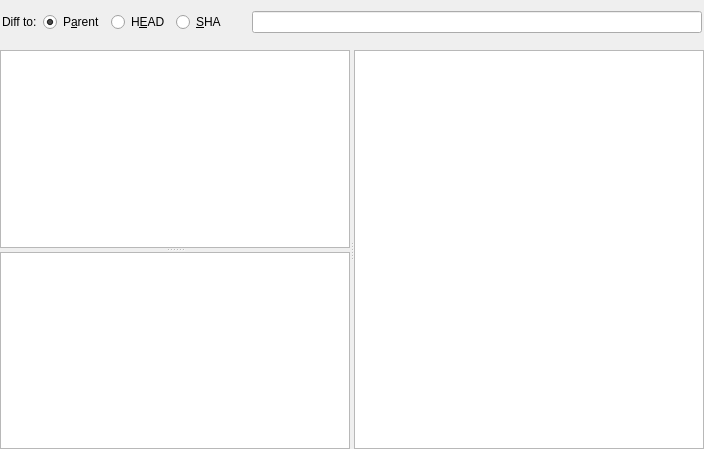
<ui version="4.0" >
 <class>TabPatch</class>
 <widget class="QWidget" name="TabPatch" >
  <property name="geometry" >
   <rect>
    <x>0</x>
    <y>0</y>
    <width>704</width>
    <height>449</height>
   </rect>
  </property>
  <property name="windowTitle" >
   <string>Patch</string>
  </property>
  <layout class="QHBoxLayout" >
   <property name="margin" >
    <number>0</number>
   </property>
   <property name="spacing" >
    <number>0</number>
   </property>
   <item>
    <layout class="QVBoxLayout" >
     <property name="margin" >
      <number>0</number>
     </property>
     <property name="spacing" >
      <number>6</number>
     </property>
     <item>
      <layout class="QHBoxLayout" >
       <property name="margin" >
        <number>2</number>
       </property>
       <property name="spacing" >
        <number>6</number>
       </property>
       <item>
        <widget class="QLabel" name="textLabel" >
         <property name="text" >
          <string>Diff to:</string>
         </property>
         <property name="wordWrap" >
          <bool>false</bool>
         </property>
        </widget>
       </item>
       <item>
        <widget class="QRadioButton" name="radioButtonParent" >
         <property name="focusPolicy" >
          <enum>Qt::StrongFocus</enum>
         </property>
         <property name="toolTip" >
          <string>Check to diff against parent</string>
         </property>
         <property name="text" >
          <string>P&amp;arent</string>
         </property>
         <property name="shortcut" >
          <string>Alt+A</string>
         </property>
         <property name="checked" >
          <bool>true</bool>
         </property>
        </widget>
       </item>
       <item>
        <widget class="QRadioButton" name="radioButtonHead" >
         <property name="focusPolicy" >
          <enum>Qt::ClickFocus</enum>
         </property>
         <property name="toolTip" >
          <string>Check to diff against HEAD</string>
         </property>
         <property name="text" >
          <string>H&amp;EAD</string>
         </property>
         <property name="shortcut" >
          <string>Alt+E</string>
         </property>
        </widget>
       </item>
       <item>
        <widget class="QRadioButton" name="radioButtonSha" >
         <property name="focusPolicy" >
          <enum>Qt::ClickFocus</enum>
         </property>
         <property name="toolTip" >
          <string>Use CTRL + right click to select a revision to diff against</string>
         </property>
         <property name="text" >
          <string>&amp;SHA</string>
         </property>
         <property name="shortcut" >
          <string>Alt+S</string>
         </property>
        </widget>
       </item>
       <item>
        <spacer>
         <property name="orientation" >
          <enum>Qt::Horizontal</enum>
         </property>
         <property name="sizeHint" >
          <size>
           <width>20</width>
           <height>40</height>
          </size>
         </property>
        </spacer>
       </item>
       <item>
        <widget class="QLineEdit" name="lineEditDiff" >
         <property name="sizePolicy" >
          <sizepolicy>
           <hsizetype>7</hsizetype>
           <vsizetype>0</vsizetype>
           <horstretch>1</horstretch>
           <verstretch>0</verstretch>
          </sizepolicy>
         </property>
         <property name="toolTip" >
          <string>SHA value of selected revision. Use CTRL + right click to select.</string>
         </property>
        </widget>
       </item>
      </layout>
     </item>
     <item>
      <widget class="QSplitter" name="splitter_2" >
       <property name="orientation" >
        <enum>Qt::Horizontal</enum>
       </property>
       <widget class="QSplitter" name="splitter" >
        <property name="orientation" >
         <enum>Qt::Vertical</enum>
        </property>
        <widget class="RevDesc" name="textBrowserDesc" />
        <widget class="QTextEdit" name="textEditDiff" >
         <property name="undoRedoEnabled" >
          <bool>false</bool>
         </property>
         <property name="lineWrapMode" >
          <enum>QTextEdit::NoWrap</enum>
         </property>
         <property name="readOnly" >
          <bool>true</bool>
         </property>
         <property name="textInteractionFlags" >
          <enum>Qt::TextSelectableByMouse</enum>
         </property>
        </widget>
       </widget>
       <widget class="FileList" name="fileList" >
        <property name="contextMenuPolicy" >
         <enum>Qt::CustomContextMenu</enum>
        </property>
       </widget>
      </widget>
     </item>
    </layout>
   </item>
  </layout>
 </widget>
 <layoutdefault spacing="6" margin="11" />
 <customwidgets>
  <customwidget>
   <class>FileList</class>
   <extends>QListWidget</extends>
   <header>filelist.h</header>
  </customwidget>
  <customwidget>
   <class>RevDesc</class>
   <extends>QTextBrowser</extends>
   <header>revdesc.h</header>
  </customwidget>
 </customwidgets>
 <includes>
  <include location="local" >revdesc.h</include>
 </includes>
 <resources/>
 <connections/>
</ui>
